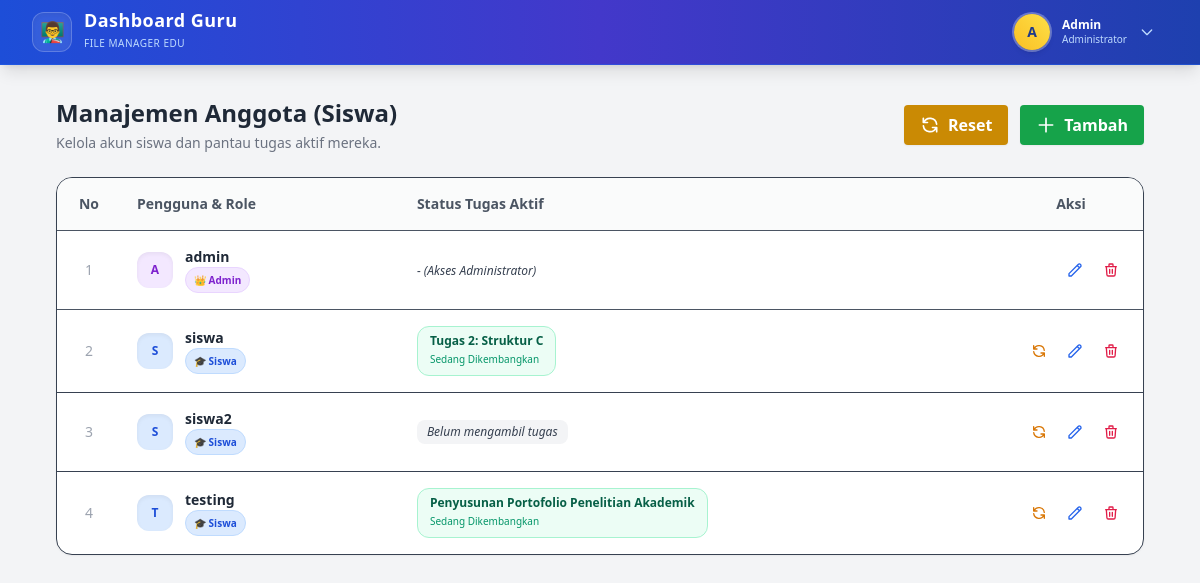
The app's page /admin/members (signed in), older data.
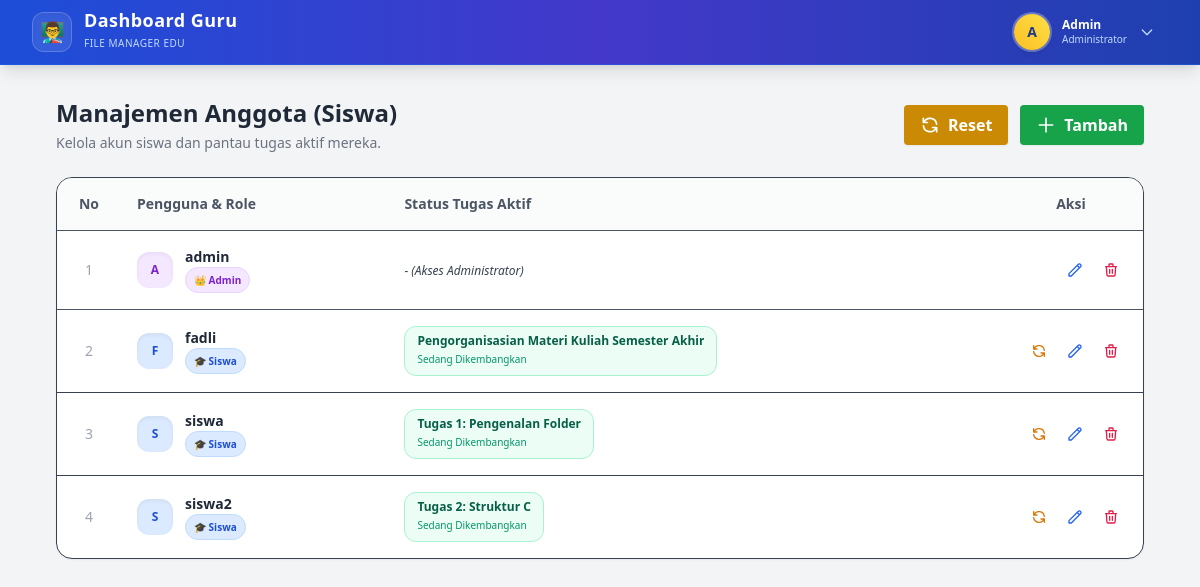
The same page, newer data.
### app.py (models this page shows)
class User(db.Model):
    id = db.Column(db.Integer, primary_key=True)
    username = db.Column(db.String(50), unique=True, nullable=False)
    password = db.Column(db.String(50), nullable=False)
    role = db.Column(db.String(10), nullable=False) # 'admin' atau 'client'
    task_title = db.Column(db.String(100), nullable=True)
    task_description = db.Column(db.Text, nullable=True)
    task_paths = db.Column(db.Text, nullable=True)

### app.py (the view)
@app.route('/admin/members')
def admin_members():
    if session.get('role') != 'admin':
        return redirect(url_for('login'))
    users = User.query.order_by(User.role.asc(), User.username.asc()).all()
    return render_template('members.html', username=session['username'], users=users)

### templates/members.html (shortened to what the changed rows need)
<!DOCTYPE html>
<html lang="id">
<head>
    <script src="https://cdn.tailwindcss.com"></script>
</head>
<body class="bg-gray-100 font-sans h-screen flex flex-col">
    <nav class="bg-gradient-to-r from-blue-700 via-indigo-700 to-blue-800 border-b border-blue-600/50 shadow-lg text-white sticky top-0 z-50">
        <div class="max-w-7xl mx-auto px-4 sm:px-6 lg:px-8">
            <div class="flex items-center justify-between h-16">
                <div class="flex items-center gap-8">
                    <a href="/admin" class="flex items-center gap-3 group">
                        <div>
                            <h1 class="font-bold text-lg tracking-wide leading-none text-white">Dashboard Guru</h1>
                        </div>
                    </a>
                </div>
            </div>
        </div>
    </nav>
    <div class="flex-1 p-8 max-w-6xl mx-auto w-full">
        <div class="flex justify-between items-center mb-6">
            <div>
                <h2 class="text-2xl font-bold text-gray-800">Manajemen Anggota (Siswa)</h2>
            </div>
        </div>
        <div class="bg-white rounded-2xl shadow-sm border border-gray-700 overflow-hidden">
            <table class="w-full text-left border-collapse text-sm">
                <thead class="bg-gray-50/80 border-b border-gray-100 divide-y divide-gray-700">
                    <tr>
                        <th class="p-4 font-semibold text-gray-600 w-16 text-center">No</th>
                        <th class="p-4 font-semibold text-gray-600">Pengguna & Role</th>
                        <th class="p-4 font-semibold text-gray-600">Status Tugas Aktif</th>
                        <th class="p-4 font-semibold text-gray-600 text-center w-36">Aksi</th>
                    </tr>
                </thead>
                <tbody class="divide-y divide-gray-700">
                    {% for user_item in users %}
                    <tr class="hover:bg-gray-50/60 transition-colors group border-y border-gray-600">
                        <td class="p-4 text-center text-gray-400 font-medium">{{ loop.index }}</td>
                        <td class="p-4">
                            <div class="flex items-center gap-3">
                                <div class="w-9 h-9 rounded-xl flex items-center justify-center font-bold text-xs shadow-inner {{ 'bg-purple-100 text-purple-700' if user_item.role == 'admin' else 'bg-blue-100 text-blue-700' }}">
                                    {{ user_item.username[0]|upper }}
                                </div>
                                <div>
                                    <div class="font-semibold text-gray-800">{{ user_item.username }}</div>
                                    {% if user_item.role == 'admin' %}
                                        <span class="inline-flex items-center gap-1 px-2 py-0.5 rounded-full text-[10px] font-bold bg-purple-100 text-purple-700 border border-purple-200">
                                            👑 Admin
                                        </span>
                                    {% else %}
                                        <span class="inline-flex items-center gap-1 px-2 py-0.5 rounded-full text-[10px] font-bold bg-blue-100 text-blue-700 border border-blue-200">
                                            🎓 Siswa
                                        </span>
                                    {% endif %}
                                </div>
                            </div>
                        </td>
                        <td class="p-4">
                            {% if user_item.role == 'client' %}
                                {% if user_item.task_title %}
                                    <div class="inline-flex flex-col bg-emerald-50 border border-emerald-200 px-3 py-1.5 rounded-xl max-w-xs">
                                        <span class="text-xs font-bold text-emerald-800 truncate" title="{{ user_item.task_title }}">{{ user_item.task_title }}</span>
                                        <span class="text-[10px] text-emerald-600 font-medium">Sedang Dikembangkan</span>
                                    </div>
                                {% else %}
                                    <span class="inline-flex items-center px-2.5 py-1 rounded-lg text-xs text-gray-700 bg-gray-100 italic">
                                        Belum mengambil tugas
                                    </span>
                                {% endif %}
                            {% else %}
                                <span class="text-xs text-gray-700 italic">- (Akses Administrator)</span>
                            {% endif %}
                        </td>
                        <td class="p-4">
                            <div class="flex items-center justify-end gap-1">
                                {% if user_item.role == 'client' %}
                                <button onclick="resetTask({{ user_item.id }}, '{{ user_item.username }}')"
                                        class="p-2 rounded-xl text-amber-600 hover:bg-amber-50 hover:scale-105 active:scale-95 transition-all"
                                        title="Reset Tugas Siswa">
                                    <svg class="w-4 h-4" fill="none" stroke="currentColor" viewBox="0 0 24 24"><path stroke-linecap="round" stroke-linejoin="round" stroke-width="2" d="M4 4v5h.582m15.356 2A8.001 8.001 0 004.582 9m0 0H9m11 11v-5h-.581m0 0a8.003 8.003 0 01-15.357-2m15.357 2H15" /></svg>
                                </button>
                                {% endif %}
                                <button onclick="editMember({{ user_item.id }}, '{{ user_item.username }}', '{{ user_item.role }}')"
                                        class="p-2 rounded-xl text-blue-600 hover:bg-blue-50 hover:scale-105 active:scale-95 transition-all"
                                        title="Edit Anggota">
                                    <svg class="w-4 h-4" fill="none" stroke="currentColor" viewBox="0 0 24 24"><path stroke-linecap="round" stroke-linejoin="round" stroke-width="2" d="M15.232 5.232l3.536 3.536m-2.036-5.036a2.5 2.5 0 113.536 3.536L6.5 21.036H3v-3.572L16.732 3.732z" /></svg>
                                </button>
                                <button onclick="deleteMember({{ user_item.id }}, '{{ user_item.username }}')"
                                        class="p-2 rounded-xl text-rose-600 hover:bg-rose-50 hover:scale-105 active:scale-95 transition-all"
                                        title="Hapus Anggota">
                                    <svg class="w-4 h-4" fill="none" stroke="currentColor" viewBox="0 0 24 24"><path stroke-linecap="round" stroke-linejoin="round" stroke-width="2" d="M19 7l-.867 12.142A2 2 0 0116.138 21H7.862a2 2 0 01-1.995-1.858L5 7m5 4v6m4-6v6m1-10V4a1 1 0 00-1-1h-4a1 1 0 00-1 1v3M4 7h16" /></svg>
                                </button>
                            </div>
                        </td>
                    </tr>
                    {% endfor %}
                </tbody>
            </table>
        </div>
    </div>
</body>
</html>

Row changes from the older to the newer data that the page shows:
changed User: username "T" → "F"; username "testing" → "fadli"; task_title "Penyusunan Portofolio Penelitian Akademik" → "Pengorganisasian Materi Kuliah Semester Akhir"; moves up the list
changed User "siswa": task_title "Tugas 2: Struktur C" → "Tugas 1: Pengenalan Folder"
changed User "siswa2": task_title (not shown) → "Tugas 2: Struktur C"; task_title "Belum mengambil tugas" → "Sedang Dikembangkan"
